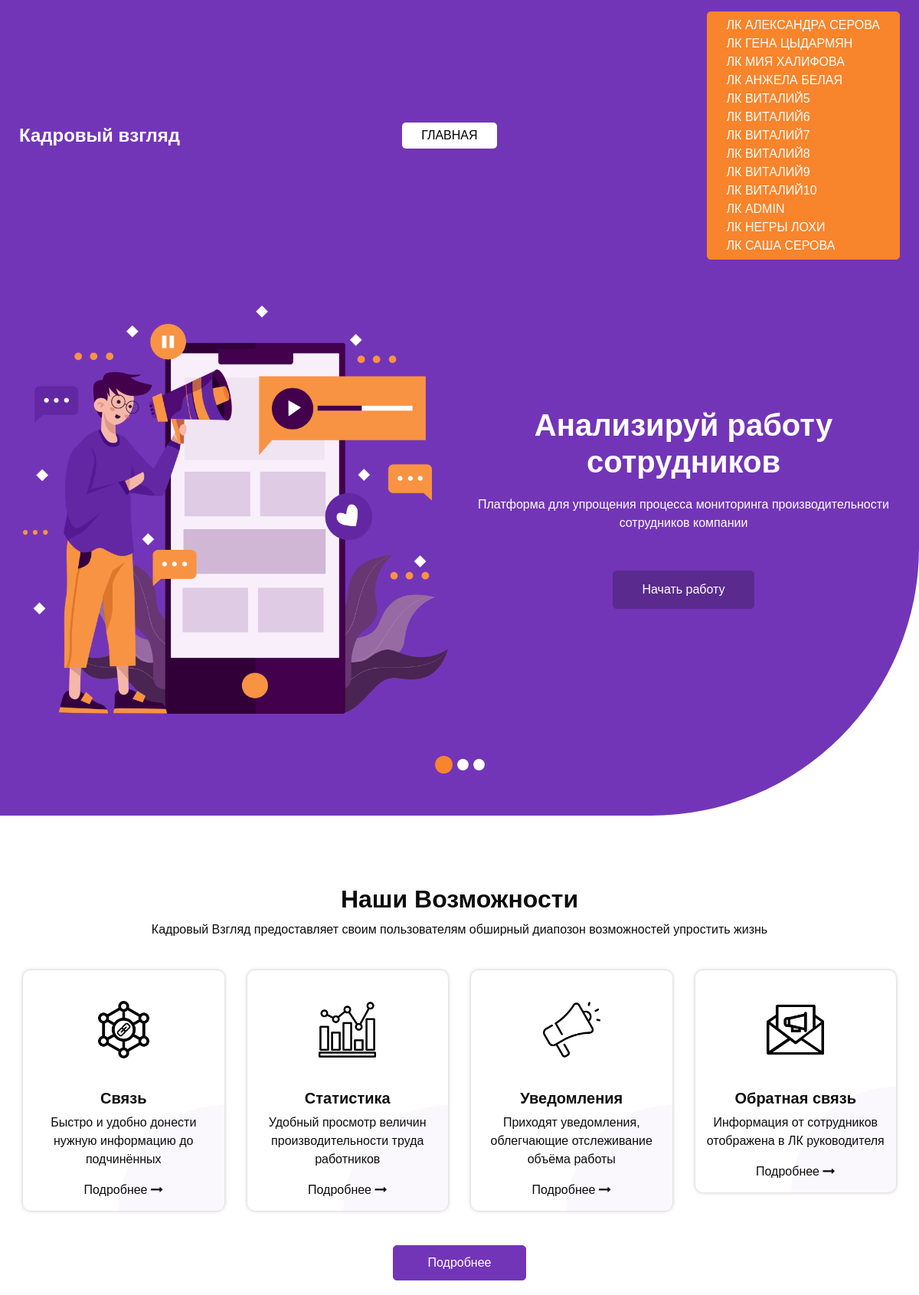
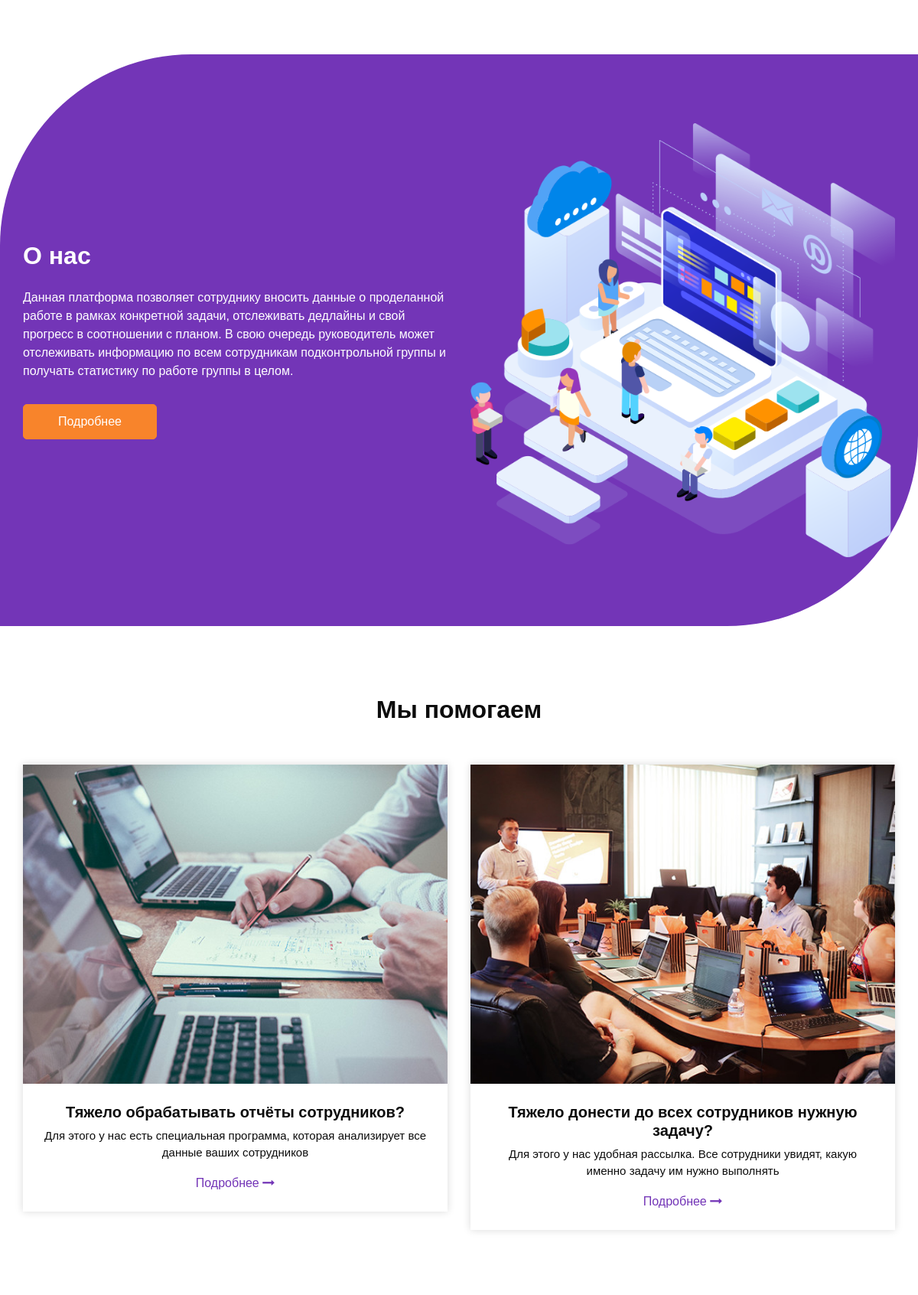
The page / (upper part) on the database its author committed (2 pictures, top to bottom).
### tables this page shows
CREATE TABLE `user` (
  `user_id` int(90) NOT NULL,
  `user_hash` text NOT NULL,
  `user_role` int(9) NOT NULL,
  `user_name` text NOT NULL,
  `user_pass` text NOT NULL,
  `user_login` longtext NOT NULL,
  `user_count` varchar(999) NOT NULL
);

### main_script.php (called while the page is built, shortened)
<?php
$hashh = 0;
?>

### index.php (the view, shortened to what this page needs)
<!DOCTYPE html>
<html lang="en">
<head>
  <link rel="stylesheet" type="text/css" href="css/bootstrap.css" />
  <link href="css/font-awesome.min.css" rel="stylesheet" />
  <link href="css/style.css" rel="stylesheet" />
  <link href="css/responsive.css" rel="stylesheet" />
</head>
<body>
  <div class="hero_area">
    <header class="header_section">
      <div class="container-fluid">
        <nav class="navbar navbar-expand-lg custom_nav-container ">
          <a class="navbar-brand" href="index.php">
            <span>
              Кадровый взгляд
            </span>
          </a>
          <div class="collapse navbar-collapse" id="navbarSupportedContent">
            <ul class="navbar-nav  ">
              <li class="nav-item active">
                <a class="nav-link" href="index.php">Главная <span class="sr-only">(current)</span></a>
              </li>
            </ul>
            <div class="quote_btn-container">
              <a href="lk.php" class="quote_btn">
                <?php
                include 'main_script.php';
                if (mysqli_query($link, "SELECT `user_id` FROM `user` WHERE `user_hash` LIKE '$hashh'")->fetch_array() != 0) {
                  $checkcart2 = mysqli_query($link, "SELECT `user_count` FROM `user` WHERE `user_hash` LIKE '$hashh'");
                  while ($checkcart1 = $checkcart2->fetch_assoc()) {
                    $checkcart = $checkcart1["user_count"];
                  }
                  if (empty($checkcart)) {
                    mysqli_query($link, "UPDATE `user` SET `user_count`=',' WHERE `user_hash` LIKE '$hashh'");
                  }
                  $name = mysqli_query($link, "SELECT `user_name` FROM `user` WHERE `user_hash` LIKE '$hashh'");
                  while ($row = $name->fetch_assoc()) {
                    echo ("Лк " . $row['user_name'] . "</br>");
                  }
                } else {
                  echo 'Вход';
                }
                ?>
              </a>
            </div>
          </div>
        </nav>
      </div>
    </header>
    <section class="slider_section ">
      <div id="customCarousel1" class="carousel slide" data-ride="carousel">
        <div class="carousel-inner">
          <div class="carousel-item active">
            <div class="container ">
              <div class="row">
                <div class="col-md-6">
                  <div class="img-box">
                    <img src="images/slider-img.png" alt="">
                  </div>
                </div>
                <div class="col-md-6">
                  <div class="detail-box">
                    <h1>
                      Анализируй работу сотрудников
                    </h1>
                    <p>
                    Платформа для упрощения процесса мониторинга производительности сотрудников компании
                    </p>
                    <div class="btn-box">
                      <a href="lk.php" class="btn1">
                      Начать работу
                      </a>
                    </div>
                  </div>
                </div>
              </div>
            </div>
          </div>
        </div>
        <ol class="carousel-indicators">
          <li data-target="#customCarousel1" data-slide-to="0" class="active"></li>
          <li data-target="#customCarousel1" data-slide-to="1"></li>
          <li data-target="#customCarousel1" data-slide-to="2"></li>
        </ol>
      </div>
    </section>
  </div>
  <section class="service_section layout_padding">
    <div class="container">
      <div class="heading_container">
        <h2>
          Наши Возможности
        </h2>
        <p>
          Кадровый Взгляд предоставляет своим пользователям обширный диапозон возможностей упростить жизнь
        </p>
      </div>
      <div class="row">
        <div class="col-md-6 col-lg-3">
          <div class="box">
            <div class="img-box">
              <img src="images/s1.png" alt="">
            </div>
            <div class="detail-box">
              <h5>
                Связь
              </h5>
              <p>
                Быстро и удобно донести нужную информацию до подчинённых
              </p>
              <a href="">
                <span>
                  Подробнее
                </span>
                <i class="fa fa-long-arrow-right" aria-hidden="true"></i>
              </a>
            </div>
          </div>
        </div>
        <div class="col-md-6 col-lg-3">
          <div class="box">
            <div class="img-box">
              <img src="images/s2.png" alt="">
            </div>
            <div class="detail-box">
              <h5>
                Статистика
              </h5>
              <p>
                Удобный просмотр величин производительности труда работников
              </p>
              <a href="">
                <span>
                  Подробнее
                </span>
                <i class="fa fa-long-arrow-right" aria-hidden="true"></i>
              </a>
            </div>
          </div>
        </div>
        <div class="col-md-6 col-lg-3">
          <div class="box">
            <div class="img-box">
              <img src="images/s3.png" alt="">
            </div>
            <div class="detail-box">
              <h5>
                Уведомления
              </h5>
              <p>
                Приходят уведомления, облегчающие отслеживание объёма работы
              </p>
              <a href="">
                <span>
                  Подробнее
                </span>
                <i class="fa fa-long-arrow-right" aria-hidden="true"></i>
              </a>
            </div>
          </div>
        </div>
        <div class="col-md-6 col-lg-3">
          <div class="box">
            <div class="img-box">
              <img src="images/s4.png" alt="">
            </div>
            <div class="detail-box">
              <h5>
                Обратная связь
              </h5>
              <p>
                Информация от сотрудников отображена в ЛК руководителя
              </p>
              <a href="">
                <span>
                  Подробнее
                </span>
                <i class="fa fa-long-arrow-right" aria-hidden="true"></i>
              </a>
            </div>
          </div>
        </div>
      </div>
      <div class="btn-box">
        <a href="">
          Подробнее
        </a>
      </div>
    </div>
  </section>
  <section class="about_section layout_padding">
    <div class="container  ">
      <div class="row">
        <div class="col-md-6">
          <div class="detail-box">
            <div class="heading_container">
              <h2>
                О нас
              </h2>
            </div>
            <p>
            Данная платформа позволяет сотруднику вносить данные о проделанной работе в рамках конкретной задачи,
            отслеживать дедлайны и свой прогресс в соотношении с планом. В свою очередь руководитель может отслеживать
            информацию по всем сотрудникам подконтрольной группы и получать статистику по работе группы в целом.
            </p>
            <a href="">
              Подробнее
            </a>
          </div>
        </div>
        <div class="col-md-6 ">
          <div class="img-box">
            <img src="images/about-img.png" alt="">
          </div>
        </div>
      </div>
    </div>
  </section>
  <section class="case_section layout_padding">
    <div class="container">
      <div class="heading_container">
        <h2>
          Мы помогаем
        </h2>
      </div>
      <div class="row">
        <div class="col-md-6">
          <div class="box">
            <div class="img-box">
              <img src="images/case-1.jpg" alt="">
            </div>
            <div class="detail-box">
              <h5>
                Тяжело обрабатывать отчёты сотрудников?
              </h5>
              <p>
                Для этого у нас есть специальная программа, которая анализирует все данные ваших сотрудников
              </p>
              <a href="">
                <span>
                  Подробнее
                </span>
                <i class="fa fa-long-arrow-right" aria-hidden="true"></i>
              </a>
            </div>
          </div>
        </div>
        <div class="col-md-6">
          <div class="box">
            <div class="img-box">
              <img src="images/case-2.jpg" alt="">
            </div>
            <div class="detail-box">
              <h5>
                Тяжело донести до всех сотрудников нужную задачу?
              </h5>
              <p>
                Для этого у нас удобная рассылка. Все сотрудники увидят, какую именно задачу им нужно выполнять
              </p>
              <a href="">
                <span>
                  Подробнее
                </span>
                <i class="fa fa-long-arrow-right" aria-hidden="true"></i>
              </a>
            </div>
          </div>
        </div>
      </div>
    </div>
  </section>
</body>
</html>

### css/responsive.css (style rules this page uses)
@media (min-width: 1200px) { .container { max-width: 1170px; } }

### rows shown on the page
user: user_name "АЛЕКСАНДРА СЕРОВА"
user: user_name "ГЕНА ЦЫДАРМЯН"
user: user_name "МИЯ ХАЛИФОВА"
user: user_name "АНЖЕЛА БЕЛАЯ"
user: user_name "ВИТАЛИЙ5"
user: user_name "ВИТАЛИЙ6"
user: user_name "ВИТАЛИЙ7"
user: user_name "ВИТАЛИЙ8"
user: user_name "ВИТАЛИЙ9"
user: user_name "ВИТАЛИЙ10"
user: user_name "ADMIN"
user: user_name "НЕГРЫ ЛОХИ"
user: user_name "САША СЕРОВА"
